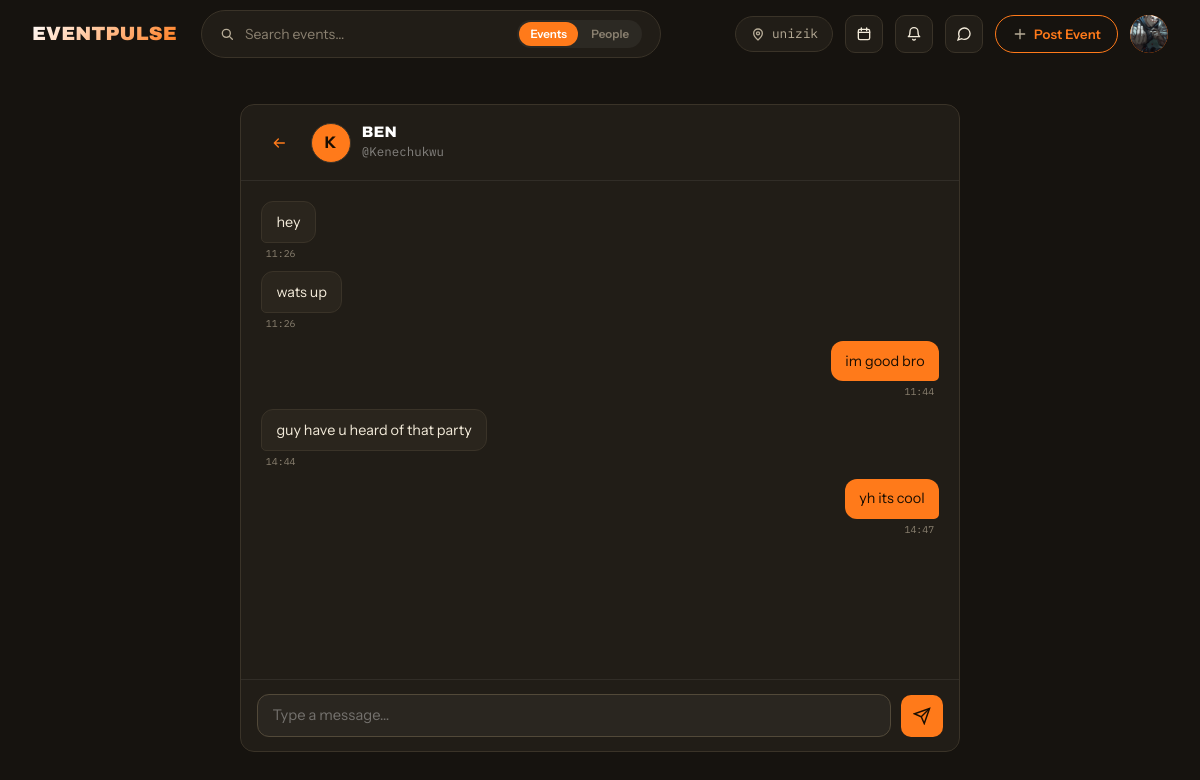
Page /social/messages/1/ (signed in) on the committed database.
### accounts/models.py (models this page shows, shortened)
class User(AbstractUser):
    class Role(models.TextChoices):
        STUDENT = 'student', 'Student'
        SOCIETY = 'society', 'Society / Club'
        STAFF   = 'staff',   'Staff'
        ADMIN   = 'admin',   'Admin'
    class Plan(models.TextChoices):
        FREE    = 'free',    'Free'
        PREMIUM = 'premium', 'Premium'
    class YearOfStudy(models.TextChoices):
        YEAR_1 = '1',  'Year 1 — Fresher'
        YEAR_2 = '2',  'Year 2'
        YEAR_3 = '3',  'Year 3'
        YEAR_4 = '4',  'Year 4'
        YEAR_5 = '5',  'Year 5'
        PG     = 'pg', 'Postgraduate'
        PHD    = 'phd','PhD'
    email           = models.EmailField(unique=True)
    profile_picture = models.ImageField(upload_to='profiles/', blank=True, null=True)
    bio             = models.TextField(blank=True)
    phone_number    = models.CharField(max_length=20, blank=True)
    university      = models.CharField(max_length=200, blank=True)
    department      = models.CharField(max_length=200, blank=True)
    student_id      = models.CharField(max_length=50,  blank=True)
    year_of_study   = models.CharField(
        max_length=5,
        choices=YearOfStudy.choices,
        blank=True,
    )
    role = models.CharField(
        max_length=20,
        choices=Role.choices,
        default=Role.STUDENT,
    )
    plan = models.CharField(
        max_length=20,
        choices=Plan.choices,
        default=Plan.FREE,
    )
    plan_expiry = models.DateTimeField(blank=True, null=True)
    updated_at = models.DateTimeField(auto_now=True)
    USERNAME_FIELD  = 'email'
    REQUIRED_FIELDS = ['username']
    class Meta:
        verbose_name        = 'User'
        verbose_name_plural = 'Users'
        ordering            = ['-date_joined']

### social/models.py (models this page shows, shortened)
class Message(models.Model):
    conversation = models.ForeignKey(
        Conversation,
        on_delete=models.CASCADE,
        related_name='messages',
    )
    sender = models.ForeignKey(
        settings.AUTH_USER_MODEL,
        on_delete=models.CASCADE,
        related_name='sent_messages',
    )
    body       = models.TextField()
    created_at = models.DateTimeField(auto_now_add=True)
    is_read    = models.BooleanField(default=False)
    class Meta:
        ordering = ['created_at']

### social/views.py (the view)
# urls.py: path('messages/<int:pk>/',                views.conversation_detail,  name='conversation'),
@login_required(login_url='accounts:login')
def conversation_detail(request, pk):
    convo = get_object_or_404(Conversation, pk=pk, participants=request.user)
    other = convo.other_participant(request.user)
    convo.messages.filter(is_read=False).exclude(sender=request.user).update(is_read=True)
    msg_list = convo.messages.select_related('sender').all()
    return render(request, 'social/conversation.html', {
        'conversation': convo,
        'other':        other,
        'messages_list': msg_list,
    })

### social/context_processors.py (called while the page is built)
def unread_messages(request):
    if not request.user.is_authenticated:
        return {'unread_messages_count': 0}
    count = (
        Message.objects
        .filter(conversation__participants=request.user, is_read=False)
        .exclude(sender=request.user)
        .count()
    )
    return {'unread_messages_count': count}

### social/models.py (called while the page is built)
    def other_participant(self, user):
        return self.participants.exclude(pk=user.pk).first()

### templates/social/conversation.html (shortened to what this page needs)
{% extends 'base.html' %}
{% load static %}
{% block content %}
<div class="ep-chat-page">
  <div class="ep-chat-container ep-convo"
       data-convo-id="{{ conversation.pk }}"
       data-fetch-url="{% url 'social:fetch_messages' conversation.pk %}"
       data-send-url="{% url 'social:send_message' conversation.pk %}">
    <header class="ep-convo__header">
      <a href="{% url 'social:inbox' %}" class="ep-convo__back" aria-label="Back to inbox">
        <span class="ep-icon ep-icon--arrow-left ep-icon--purple"></span>
      </a>
      <a href="{% url 'accounts:profile' other.username %}" class="ep-convo__peer">
        <div class="ep-convo__avatar">
          {% if other.profile_picture %}
            <img src="{{ other.profile_picture.url }}" alt="{{ other.username }}">
          {% else %}
            <span>{{ other.username|first|upper }}</span>
          {% endif %}
        </div>
        <div class="ep-convo__peer-info">
          <span class="ep-convo__peer-name">{{ other.get_full_name|default:other.username }}</span>
          <span class="ep-convo__peer-handle">@{{ other.username }}</span>
        </div>
      </a>
    </header>
    <div class="ep-convo__messages" id="messageWindow">
      {% for m in messages_list %}
        <div class="ep-msg {% if m.sender == user %}ep-msg--mine{% else %}ep-msg--theirs{% endif %}"
             data-id="{{ m.id }}">
          <div class="ep-msg__bubble">{{ m.body|linebreaksbr }}</div>
          <span class="ep-msg__time">{{ m.created_at|date:"H:i" }}</span>
        </div>
      {% empty %}
        <div class="ep-convo__hello">
          <p>This is the start of your conversation with <b>@{{ other.username }}</b>.</p>
          <p>Say hi — maybe about an event you're both going to.</p>
        </div>
      {% endfor %}
    </div>
    <div class="ep-convo__compose">
      <textarea id="msgInput" class="ep-convo__input" rows="1"
                placeholder="Type a message…" maxlength="2000"></textarea>
      <button id="msgSend" class="ep-convo__send" aria-label="Send">
        <span class="ep-icon ep-icon--send"></span>
      </button>
    </div>
  </div>
</div>
{% endblock %}

### templates/base.html (shortened to what this page needs)
<!DOCTYPE html>
<html lang="en">
<head>
  {% load static %}
  <link rel="stylesheet" href="{% static 'css/main.css' %}?v=17" />
</head>
<body>
{% block navbar %}
<nav class="ep-nav" id="epNav">
  <div class="ep-nav__inner">
    <a href="{% if user.is_authenticated %}{% url 'events:home' %}{% else %}{% url 'events:landing' %}{% endif %}" class="ep-nav__logo">
      <span>EVENT<b>PULSE</b></span>
    </a>
    <form class="ep-nav__search-form" id="navSearchForm" method="get"
          action="{% url 'events:home' %}"
          data-events-url="{% url 'events:home' %}"
          data-people-url="{% url 'accounts:search_people' %}">
      <div class="ep-nav__search">
        <span class="ep-icon ep-icon--search"></span>
        <input type="text" name="q" id="navSearchInput"
               placeholder="Search events…"
               value="{{ request.GET.q|default:'' }}" autocomplete="off" />
        <div class="ep-search-scope" role="tablist" aria-label="Search scope">
          <button type="button" class="ep-search-scope__btn is-active" data-scope="events">Events</button>
          <button type="button" class="ep-search-scope__btn" data-scope="people">People</button>
        </div>
      </div>
    </form>
    <div class="ep-nav__actions">
      <span class="ep-nav__location">
        <span class="ep-icon ep-icon--pin"></span>
        {% if user.is_authenticated and user.university %}{{ user.university|truncatechars:16 }}{% else %}Campus{% endif %}
      </span>
      {% if user.is_authenticated %}
        <a href="{% url 'events:calendar' %}" class="ep-nav__iconbtn" title="Campus calendar">
          <span class="ep-icon ep-icon--calendar"></span>
        </a>
        <a href="{% url 'social:notifications' %}" class="ep-nav__iconbtn" title="Notifications" id="notifBell">
          <span class="ep-icon ep-icon--bell"></span>
        </a>
        <a href="{% url 'social:inbox' %}" class="ep-nav__iconbtn" title="Messages">
          <span class="ep-icon ep-icon--chat"></span>
        </a>
        <a href="{% url 'events:create' %}" class="ep-btn ep-btn--create ep-btn--sm">
          <span class="ep-icon ep-icon--plus"></span>
          Post Event
        </a>
        <div class="ep-nav__user-menu" id="userMenu">
          <div class="ep-nav__avatar" id="avatarBtn">
            {% if user.profile_picture %}
              <img src="{{ user.profile_picture.url }}" alt="{{ user.username }}">
            {% else %}
              {{ user.username|first|upper }}
            {% endif %}
          </div>
        </div>
      {% else %}
        <a href="{% url 'accounts:login' %}"    class="ep-btn ep-btn--outline ep-btn--sm">Sign In</a>
        <a href="{% url 'accounts:register' %}" class="ep-btn ep-btn--primary ep-btn--sm">Register</a>
      {% endif %}
    </div>
  </div>
</nav>
{% endblock %}
{% block content %}{% endblock %}
{% load static %}
</body>
</html>

### rows in the picture
User: university "unizik", profile_picture (picture)
User: username|first "K", get_full_name "BEN", username "Kenechukwu"
Message: body "hey", created_at "11:26"
Message: body "wats up", created_at "11:26"
Message: body "im good bro", created_at "11:44"
Message: body "guy have u heard of that party", created_at "14:44"
Message: body "yh its cool", created_at "14:47"
